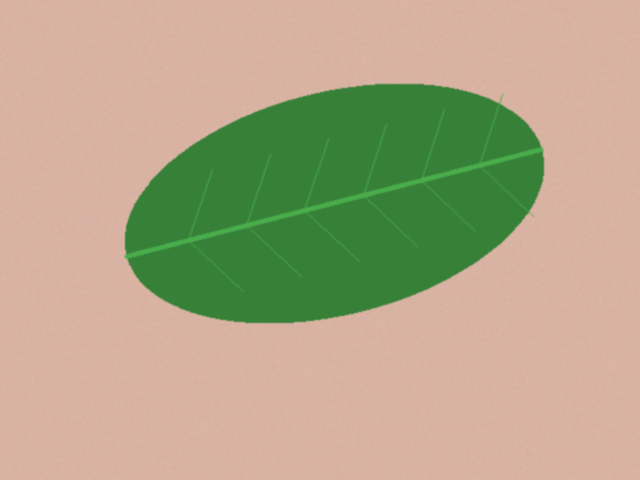
#> input picture data/sintetis/bersih/teh_001.png, 640 x 480 px
$ python -i bercak.py   (imports and definitions only)
#> lines starting #> are read from the running program, lines starting #| are printed output that depends on the picture; after the words box and inside, x2 and y2 are one past the last pixel; in counts of white or black regions, pixels touching at a corner belong together
#> further down, picture is the input picture: shape (480, 640, 3); mean B, G, R 136.7, 166.6, 177
### src/utils_tepi.py
"""utils_tepi.py: fungsi bantu evaluasi deteksi tepi dan morfologi SIMUTEH."""

import cv2
import numpy as np


# [41 lines left out: functions tepi_acuan, skor_tepi, iou, not called in this run]


def mask_daun_awal(img_bgr):
    """Mask daun sementara menggunakan ambang Otsu pada kanal saturasi."""
    s = cv2.cvtColor(img_bgr, cv2.COLOR_BGR2HSV)[:, :, 1]
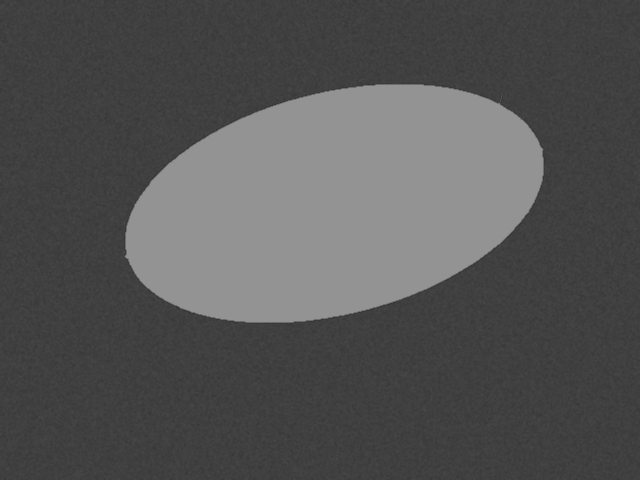
#> s: shape (480, 640); min 51, max 148, mean 83.8

    _, m = cv2.threshold(
        s, 0, 255, cv2.THRESH_BINARY + cv2.THRESH_OTSU
    )
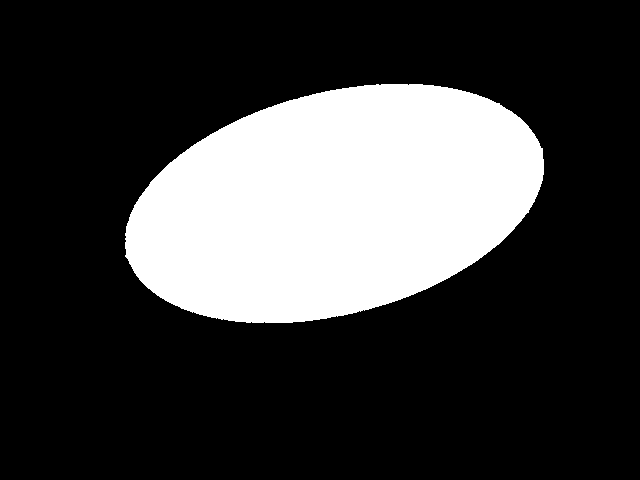
#> m: shape (480, 640); 24.3% white; 1 white region, box (x1, y1, x2, y2) and area: (125, 84, 544, 323) 74690

    return m


def bercak_awal(img_bgr, mask_daun, kanal=2, k=4.0):
    """
    Citra biner bercak sementara.

    Piksel daun yang lebih terang dari median + k x MAD akan ditandai.
    """
#> called with kanal = 2, k = 4
    c = img_bgr[:, :, kanal].astype(np.float32)
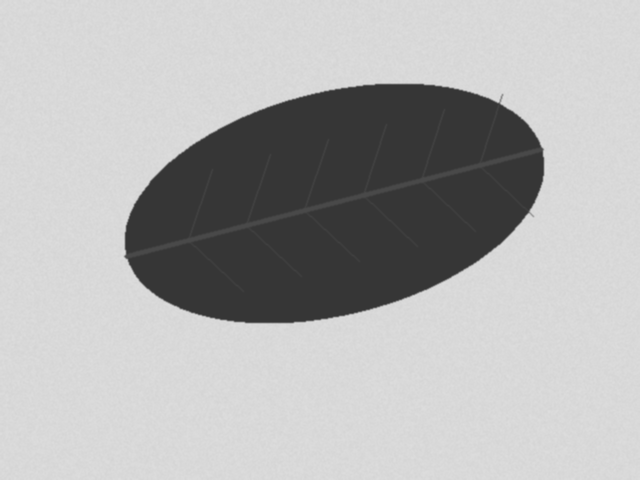
#> c: shape (480, 640) float32; min 54, max 221, mean 177
    m = mask_daun > 0

    med = np.median(c[m])
#> med = 54
    mad = 1.4826 * np.median(np.abs(c[m] - med))
#> mad = 0

    return (((c > med + k * mad) & m) * 255).astype(np.uint8)
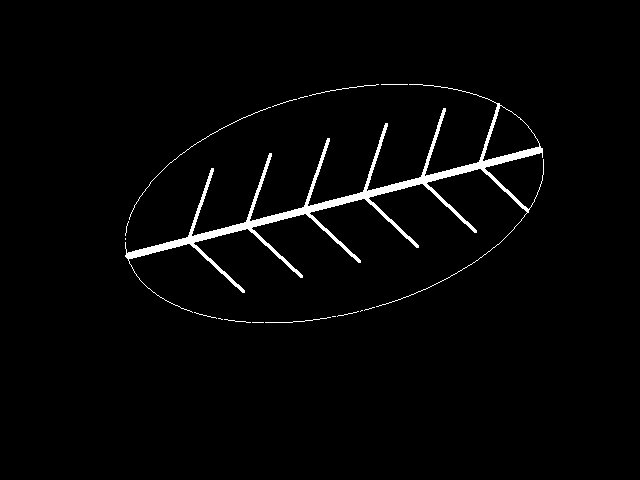
#> returned value: shape (480, 640); 2.3% white; 17 white regions (8 under 20 px), largest, box (x1, y1, x2, y2) and area: (125, 84, 544, 313) 6471, (129, 107, 271, 220) 158, (309, 84, 379, 96) 70

### src/bercak.py
"""bercak.py: analisis bercak SIMUTEH (dipakai ulang mulai P7)."""

import os
import json
import cv2
import numpy as np

from utils_tepi import mask_daun_awal, bercak_awal


PARAM_BERCAK = {
    "kanal": 2,
    "k": 4.0,
    "se_bentuk": "elips",
    "se_open": 5,
    "se_close": 5,
    "luas_min": 20,
    "bulat_min": 0.5,
    "rasio_maks": 1.8,
    "batas_ringan": 0.1,
    "batas_berat": 2.0,
    "mm_per_px": 0.4375
}


_BENTUK = {
    "elips": cv2.MORPH_ELLIPSE,
    "persegi": cv2.MORPH_RECT,
    "silang": cv2.MORPH_CROSS
}


def _se(p, uk):
    """Membuat structuring element berdasarkan parameter."""
    return cv2.getStructuringElement(
        _BENTUK[p["se_bentuk"]],
        (uk, uk)
    )


def bersihkan(biner, p):
    """
    Membersihkan citra biner menggunakan opening dan closing.
    Opening membuang titik derau dan komponen tipis.
    Closing menutup celah pada komponen.
    """

    hasil = biner.copy()

    # TODO 1: Opening
    if p["se_open"] > 0:

        se_open = _se(
            p,
            p["se_open"]
        )

        hasil = cv2.morphologyEx(
            hasil,
            cv2.MORPH_OPEN,
            se_open
        )
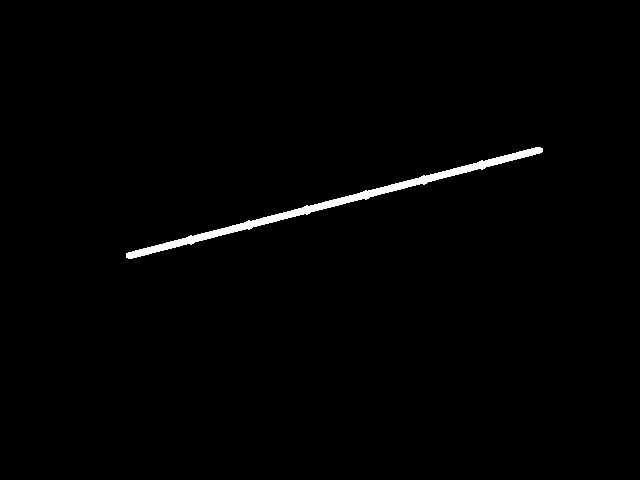
#> hasil: shape (480, 640); 1% white; 1 white region, box (x1, y1, x2, y2) and area: (126, 147, 543, 259) 3120

    # TODO 2: Closing
    if p["se_close"] > 0:

        se_close = _se(
            p,
            p["se_close"]
        )

        hasil = cv2.morphologyEx(
            hasil,
            cv2.MORPH_CLOSE,
            se_close
        )
#> hasil: shape (480, 640); 1% white; 1 white region, box (x1, y1, x2, y2) and area: (126, 147, 543, 259) 3126

    return hasil


def ukur_dan_saring(biner, p):
    """
    Melabeli komponen terhubung, mengukur bentuknya,
    lalu menyaring komponen berdasarkan parameter.
    """

    # TODO 3: Label komponen terhubung
    n, lbl, st, cen = cv2.connectedComponentsWithStats(
        (biner > 0).astype(np.uint8),
        connectivity=8
    )
#> n = 2; st = [[0, 0, 640, 480, 304074], [126, 147, 417, 112, 3126]]; cen = [[319.4, 239.9], [333.9, 202.4]]

    keluar = np.zeros_like(biner)
    daftar = []

    # Mengabaikan label 0 karena merupakan latar belakang
    for i in range(1, n):

        mask_komponen = (
            (lbl == i).astype(np.uint8)
        )

        kontur, _ = cv2.findContours(
            mask_komponen,
            cv2.RETR_EXTERNAL,
            cv2.CHAIN_APPROX_NONE
        )

        if len(kontur) == 0:
            continue

        # TODO 4: Menghitung ukuran dan bentuk komponen

        luas = int(
            st[i, cv2.CC_STAT_AREA]
        )

        keliling = cv2.arcLength(
            kontur[0],
            True
        )

        kebulatan = (
            0.0
            if keliling == 0
            else 4 * np.pi * luas / keliling ** 2
        )

        w, h = cv2.minAreaRect(
            kontur[0]
        )[1]

        rasio = (
            max(w, h) /
            max(min(w, h), 1)
        )

        # TODO 5: Penyaringan komponen
        if (
            luas >= p["luas_min"]
            and kebulatan >= p["bulat_min"]
            and rasio <= p["rasio_maks"]
        ):

            keluar[lbl == i] = 255

            # Menyimpan informasi komponen yang lolos
            daftar.append({

                "label": int(i),

                "luas_px": luas,

                "luas_mm2": round(
                    luas * p["mm_per_px"] ** 2,
                    2
                ),

                "keliling_px": round(
                    float(keliling),
                    1
                ),

                "kebulatan": round(
                    float(kebulatan),
                    2
                ),

                "rasio_aspek": round(
                    float(rasio),
                    2
                ),

                "cx": int(cen[i][0]),

                "cy": int(cen[i][1])
            })
#> this loop made 1 pass
#> (luas, keliling, kebulatan, w, h, rasio) on pass 1: (3126, 938, 0.0446, 430, 9.13, 47.09)
#> keluar: shape (480, 640); every value is 0
#> after the loop, daftar = []

    return keluar, daftar


def analisis_daun(img_praproses, p=None):
    """
    Masukan:
        Citra BGR hasil praproses.

    Keluaran:
        Mask daun, mask bercak, jumlah bercak,
        persentase bercak, kelas mutu, dan ukuran bercak.
    """

    p = {
        **PARAM_BERCAK,
        **(p or {})
    }

    # Membuat mask daun
    m_daun = mask_daun_awal(
        img_praproses
    )

    # Membuat citra biner bercak awal
    biner = bercak_awal(
        img_praproses,
        m_daun,
        kanal=p["kanal"],
        k=p["k"]
    )

    # Membersihkan citra biner
    hasil_bersih = bersihkan(
        biner,
        p
    )

    # Mengukur dan menyaring setiap bercak
    m_bercak, daftar = ukur_dan_saring(
        hasil_bersih,
        p
    )
#> daftar = []

    # TODO 6: Menghitung persentase bercak
    luas_daun = int(
        (m_daun > 0).sum()
    )
#> luas_daun = 74690

    luas_bercak = int(
        (m_bercak > 0).sum()
    )
#> luas_bercak = 0

    persen = (
        0.0
        if luas_daun == 0
        else (luas_bercak / luas_daun) * 100
    )
#> persen = 0

    # TODO 7: Menentukan kelas mutu
    if persen >= p["batas_berat"]:

        kelas = "Bercak Berat"

    elif persen >= p["batas_ringan"]:

        kelas = "Bercak Ringan"

    else:

        kelas = "Sehat"

    return {
        "mask_daun": m_daun,
        "mask_bercak": m_bercak,
        "jumlah_bercak": len(daftar),
        "persen_bercak": round(float(persen), 3),
        "kelas": kelas,
        "bercak": daftar
    }


def simpan_param(p, path="../hasil/param_bercak.json"):

    os.makedirs(
        os.path.dirname(path) or ".",
        exist_ok=True
    )

    with open(path, "w") as f:

        json.dump(
            {
                **PARAM_BERCAK,
                **(p or {})
            },
            f,
            indent=2
        )

>>> import cv2
>>> picture = cv2.imread('../data/sintetis/bersih/teh_001.png')
>>> result = analisis_daun(picture)
#> result = 6 items

$ run again, on data/sintetis/bersih/teh_003.png
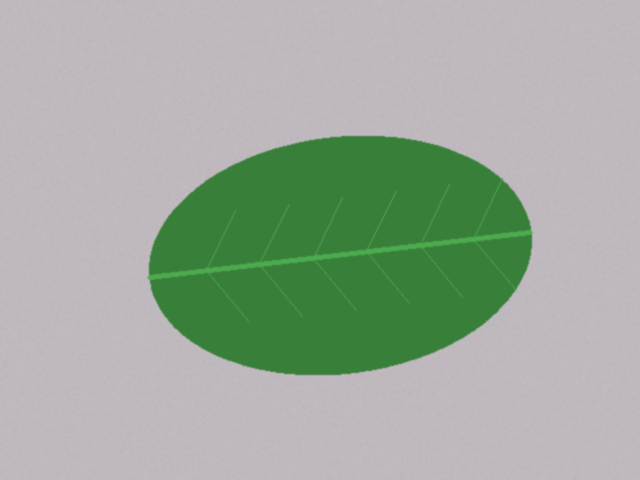
#> input picture data/sintetis/bersih/teh_003.png, 640 x 480 px
#> picture is the input picture: shape (480, 640, 3); mean B, G, R 159, 171.5, 159.3
#> in mask_daun_awal, `_, m = cv2.threshold( s, 0, 255, cv2.THRESH_BINARY + cv2.THRESH_OTSU )`:
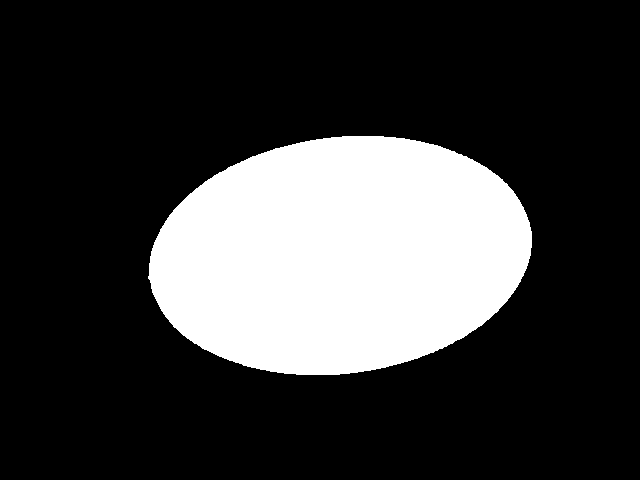
#> m: shape (480, 640); 23.2% white; 1 white region, box (x1, y1, x2, y2) and area: (148, 136, 532, 375) 71390
#> med = 56
#> mad = 0
#> in bersihkan, `hasil = cv2.morphologyEx( hasil, cv2.MORPH_OPEN, se_open )`:
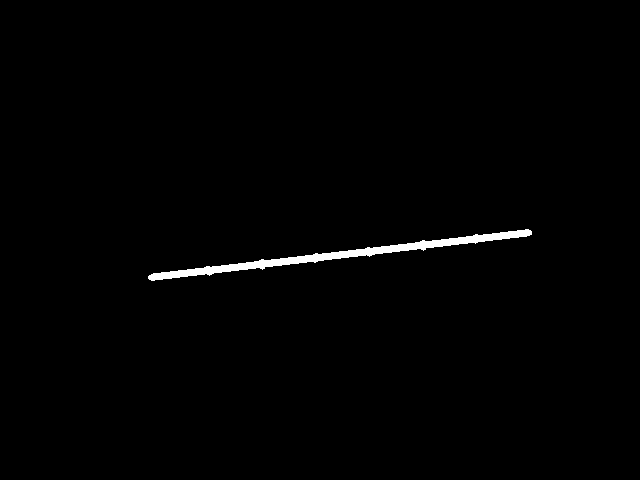
#> hasil: shape (480, 640); 0.92% white; 1 white region, box (x1, y1, x2, y2) and area: (148, 229, 532, 281) 2815
#> lbl: shape (480, 640) int32; values 0 (black) and 1 (white), 0.92% white; 1 white region, box (x1, y1, x2, y2) and area: (148, 229, 532, 281) 2819
#> n = 2; st = [[0, 0, 640, 480, 304381], [148, 229, 384, 52, 2819]]; cen = [[319.3, 239.4], [339.6, 254.5]]
#> the loop in ukur_dan_saring, `for i in range(1, n): ` made 1 pass
#> (luas, keliling, kebulatan, w, h, rasio) on pass 1: (2819, 824.4, 0.0521, 385.9, 10.05, 38.4)
#> after the loop in ukur_dan_saring, `for i in range(1, n):`: daftar = []
#> luas_daun = 71390
#> luas_bercak = 0
#> result = 6 items

$ run again, on data/sintetis/bersih/teh_004.png
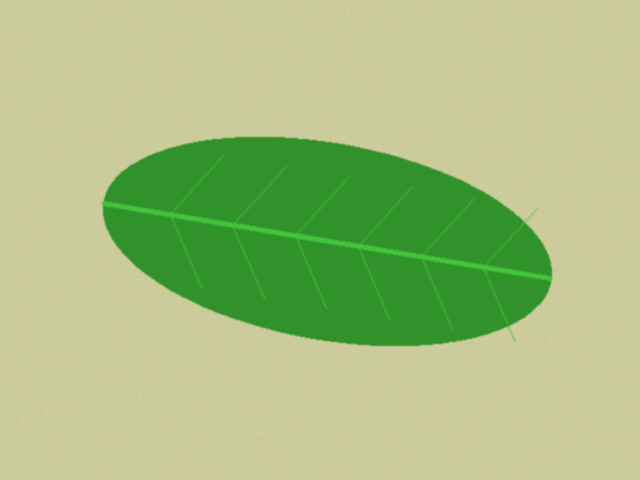
#> input picture data/sintetis/bersih/teh_004.png, 640 x 480 px
#> picture is the input picture: shape (480, 640, 3); mean B, G, R 130.1, 190.8, 168.3
#> in bercak_awal, `c = img_bgr[:, :, kanal].astype(np.float32)`:
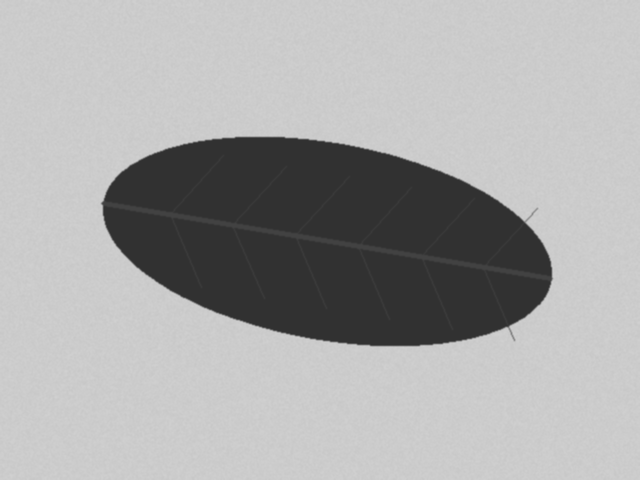
#> c: shape (480, 640) float32; min 49, max 208, mean 168.3
#> med = 49
#> mad = 0
#> in bersihkan, `hasil = cv2.morphologyEx( hasil, cv2.MORPH_OPEN, se_open )`:
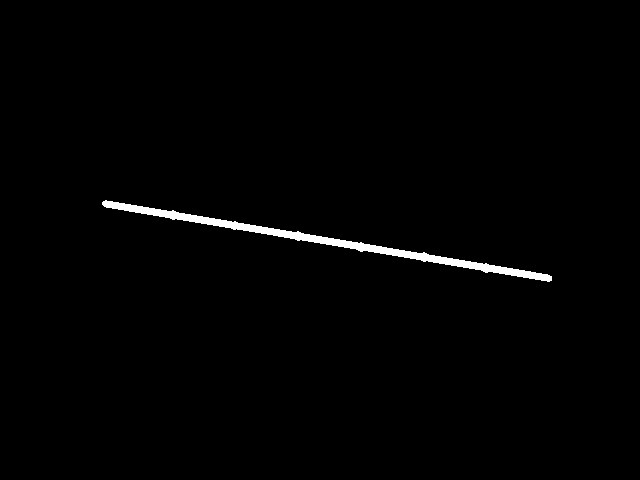
#> hasil: shape (480, 640); 1.1% white; 1 white region, box (x1, y1, x2, y2) and area: (102, 200, 552, 282) 3317
#> n = 2; st = [[0, 0, 640, 480, 303883], [102, 200, 450, 82, 3317]]; cen = [[319.4, 239.5], [326.9, 240.6]]
#> the loop in ukur_dan_saring, `for i in range(1, n): ` made 1 pass
#> (luas, keliling, kebulatan, w, h, rasio) on pass 1: (3317, 978.6, 0.0435, 9.62, 455.7, 47.39)
#> after the loop in ukur_dan_saring, `for i in range(1, n):`: daftar = []
#> luas_daun = 70306
#> luas_bercak = 0
#> result = 6 items
